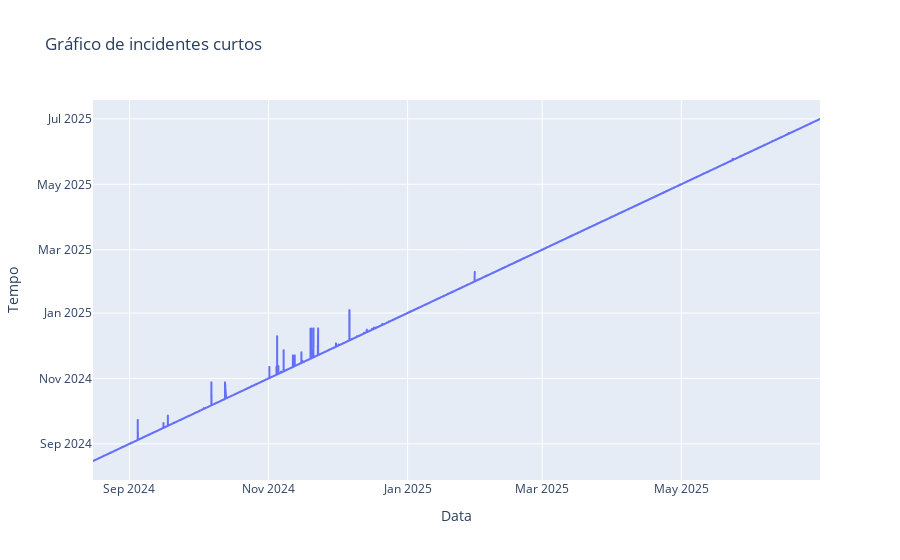

The cell this chart's notebook holds for it:
### Code cell
#Visualizando rápidos incidentes
px.line(grandeSP, x='DATA E HORA INICIO', y='DATA E HORA FIM',
        labels={'DATA E HORA INICIO':'Data', 'DATA E HORA FIM':'Tempo'},
       title='Gráfico de incidentes curtos')

### Figure 1 — Plotly figure (JSON) as saved in the notebook; plotly's stock layout.template omitted (floating-point values rounded to 4 significant figures; data arrays with more than 128 entries replaced by an {"elided": "..."} marker saying what was removed)
{"data": [{"hovertemplate": "Data=%{x}<br>Tempo=%{y}<extra></extra>", "legendgroup": "", "line": {"color": "#636efa", "dash": "solid"}, "marker": {"symbol": "circle"}, "mode": "lines", "name": "", "showlegend": false, "type": "scattergl", "x": {"elided": "7488 str values"}, "xaxis": "x", "y": {"elided": "7488 str values"}, "yaxis": "y"}], "layout": {"legend": {"tracegroupgap": 0}, "title": {"text": "Gráfico de incidentes curtos"}, "xaxis": {"anchor": "y", "domain": [0, 1], "title": {"text": "Data"}}, "yaxis": {"anchor": "x", "domain": [0, 1], "title": {"text": "Tempo"}}}}
